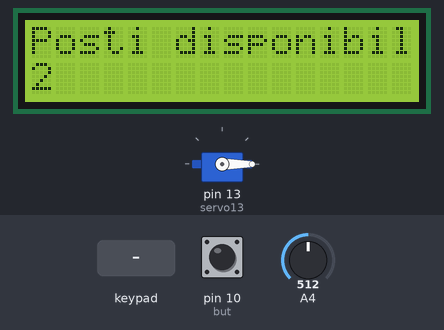
Bench run of a sketch on a simulated Arduino Uno, built with avr-gcc and run on an emulated ATmega328P. Shown: 16×2 character LCD, servo. Inputs (shaded band) come from the test bench; at power-on: pin 10 (but) LOW, A4 = 512.

Above: at 1.2 s.
1.3 s: key '#' pressed
At 3.1 s:
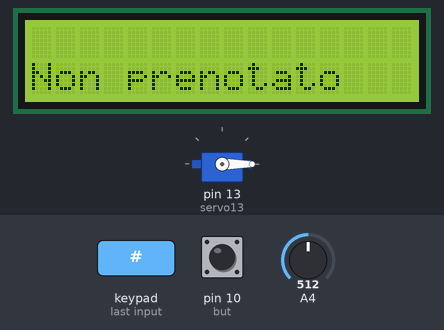
4.3 s: keypad keys 5 4 3 2 * pressed 0.4 s apart
At 7.5 s:
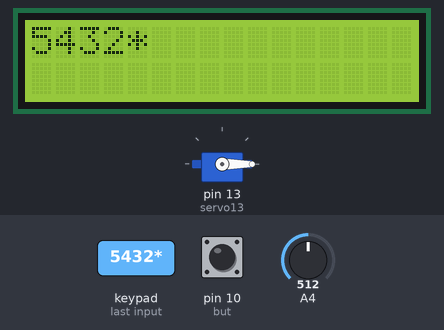
8.0 s: keypad keys 5 4 3 2 # pressed 0.4 s apart
At 11.5 s:
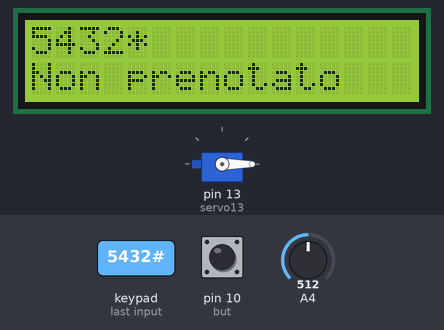
13.0 s: key 'A' pressed
At 14.9 s:
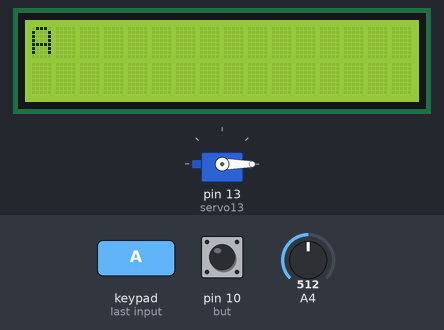
15.3 s: key 'B' pressed
At 15.9 s:
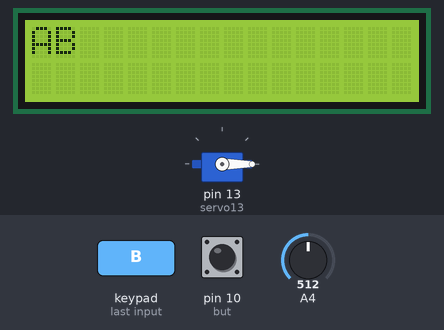
16.8 s: keypad keys 9 8 7 6 # pressed 0.4 s apart
At 20.6 s:
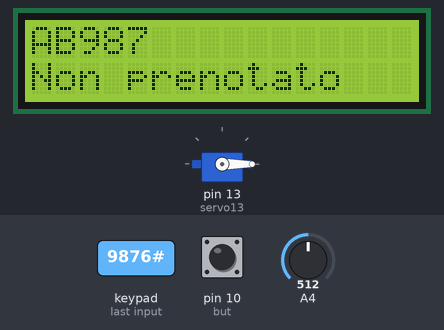
Timing chart, 0 to 22.1 s (numbered marks = the images above; inputs shaded):
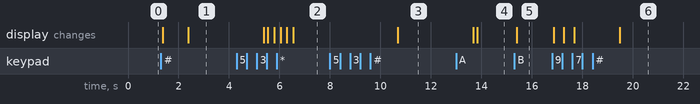

Measured:
- after the input at 1.3 s, the display: first changes after 0.08 s (image 1 shows a later state)
- after the input at 4.3 s, the display: first differs from a run without the input after 1.2 s (image 2 shows a later state)
- after the input at 8.0 s, the display: changes after 2.7 s (image 3)
- after the input at 13.0 s, the display: first differs from a run without the input after 0.83 s (image 4)
- after the input at 15.3 s, the display: changes after 0.10 s (image 5)
- after the input at 16.8 s, the display: first changes after 0.06 s (image 6 shows a later state)

The sketch:

progetto_1.ino
```cpp
#include <LiquidCrystal.h>
#include <Servo.h>
#include <Keypad.h>

const int but=10; // pin del bottone
int pos = 0; // posizione iniziale del servo
// variabili utilizzate nelle funzioni di controllo e inserimento
// usate principalmente per i cicli for
int i=0;
int t, y, s;
// variabili booleane utilizzate nelle funzioni di controllo
// e inserimento
bool prova;
bool control;
bool ctrl;
bool pieno;
// variabili per l'inizializzazione del sensore di temperatura
// e il controllo della temperatura
int val_adc= 0;
float temp;
float tempStudente;
Servo servo13; // variabile per il microservo
int posti= 2; // posti totali disponibili nell'aula
LiquidCrystal lcd(12, 11, A0, A1, A2, A3);
// inizializzazione del tastierino numerico 4x4
byte colonnePin[4]= {5, 4, 3, 2};
byte righePin[4]= {9, 8, 7, 6};
char Keys[4][4] =
{
  {'1', '2', '3', 'A'},
  {'4', '5', '6', 'B'},
  {'7', '8', '9', 'C'},
  {'*', '0', '#', 'D'}
};
Keypad keyp = Keypad(makeKeymap(Keys), righePin, colonnePin, 4, 4);

char key;
char keyInserita[5]; // array dei numeri inseriti da input dagli
					 // studenti che tentano di accedere in aula
char inAula [30][5]; // matrice delle matricole degli studenti
					 // che sono dentro l'aula
char matrPrenotati [5][5]= // matrice (già nota) delle matricole
{						   // degli studenti già prenotati
{'1','2','3','4'},
{'5','6','7','8'},
{'9','0','1','2'},
{'3','4','5','6'},
{'7','8','9','0'}
};


void setup() {
  pinMode(but,INPUT);
  Serial.begin(9600);
  lcd.begin(16, 2);
  lcd.print("Posti disponibili:");
  servo13.attach(13);
  servo13.write(pos);
  lcd.setCursor(0, 1);
  lcd.print(posti);
}

void loop() {

int ON=digitalRead(but); // variabile che determina lo stato
  						 // del bottone (acceso, spento)
// se i posti sono esauriti, tutte le funzioni sono bloccate
// e non è possibile digitare nulla sul tastierino
if (posti==0){
  if (pieno == true) {
    servo13.write(pos);
    lcd.clear();
    lcd.print("Aula piena!");
    pieno=false;
    delay(1000);
  }
  // se si preme il bottone quando l'aula è piena, si procederà
  // a svuotare l'aula dagli studenti e quindi il numero dei posti
  // verrà resettato al suo massimo, ovvero 30
  if (ON==1){
    delay(100);
    posti=30;
    for(t=0;t<30;t++){
      for(i=0;i<5;i++){
        inAula[t][i]='\0';
      }
    }
    visualizzaPosti();
  }
  // tutto ciò che avviene in questo else può accadere solo nel
  // caso in cui ci sia ALMENO un posto disponibile in aula
  } else {
  key = keyp.getKey();
  delay(50);
  // quando si inizia a premere un pulsante, si entra in questa
  // funzione, che salverà ogni numero premuto nell' array
  // keyInserita (nota bene, visto che le matricole sono composte
  // da 4 cifre non è possibile digitare più di 5 numeri)
  if (key != NO_KEY && i<5) {
    if (i == 0) {
      lcd.clear();
    }
    keyInserita[i]=key;
    i++;
    if (key != '#') {
      lcd.print(key);
    }
  }
  // il pulsante # funge da invio e dà inizio a tutte le funzioni
  // di controllo (il funzionamento di queste funzioni sarà
  // descritto dopo il loop)
  if (key == '#') {
      ctrl= controlloMatricola(keyInserita);
      prova= true;
      tempStudente= controlloTemperatura();
      control= controlloInAula();
  }
  // se tutti i controlli vanno a buon fine: la porta si apre,
  // la matricola dello studente che è appena entrato viene
  // inserita nella matrice inAula e il numero di posti disponib.
  // dell'aula viene decrementato
  if (ctrl==true && tempStudente < 37 && control== false) {
    servo13.write(90);
    lcd.setCursor(0, 1);
    lcd.print("Ingresso OK");
    inserimentoMatricola();
    posti--;
    aulaPiena();
    delay(5000);
    visualizzaPosti();
  } else if(ctrl==false && prova == true) {
    // se lo studente non si è prenotato (ctrl==false) ma tutti
    // gli studenti prenotati sono già dentro l'aula, allora
    // può comunque effettuare l'ingresso, ripetendo gli stessi
    // passi spiegati sopra
    if(inAula[4][0]!= '\0'){
      servo13.write(90);
      lcd.setCursor(0, 1);
      lcd.print("Ingresso OK");
      inserimentoMatricola();
      posti--;
      aulaPiena();
      delay(5000);
      visualizzaPosti();
    } else {
    // se non tutti i prenotati sono dentro l'aula, allora lo
    // studente la cui matricola non risulta nella matrice dei
    // prenotati non potrà entrare e sarà costretto ad aspettare
    lcd.setCursor(0, 1);
    lcd.print("Non prenotato");
    delay(3000);
    visualizzaPosti();
      }
  } else if (tempStudente > 37) {
    // se la temperatura dello studente supera la soglia massima,
    // nessun studente, prenotato o no, può accedere in aula
    lcd.setCursor(0, 1);
    lcd.print("Temp alta");
    delay(3000);
    visualizzaPosti();
  }
  // il pulsante C consente, nel caso di errori di digitazione,
  // a cancellare tutti i numeri digitati e ripetere l'operazione
  if (key == 'C') {
    i=0;
    lcd.clear();
  }
 }
}

// questa è la funzione di default che viene invocata subito dopo
// qualsiasi operazione (sia in caso di successo che di fallimento)
// consisente semplicemente nel resettare tutte le variabili
// utilizzate nel loop() e visualizzare quanti posti rimangono
void visualizzaPosti() {
  i=0;
  prova=false;
  ctrl=false;
  tempStudente= 0;
  servo13.write(pos);
  lcd.clear();
  lcd.print("Posti disponibili:");
  lcd.setCursor(0, 1);
  lcd.print(posti);
}

float controlloTemperatura() {
   val_adc = analogRead(A4);
   temp = ((val_adc * 0.00488) - 0.5) / 0.01;
   return temp;
}

// questa funzione ha lo scopo di verificare se la matricola
// digitata è già entrata in aula o no; questo perchè sappiamo
// che la matricola è univoca, motivo per cui non è possibile
// utilizzare due o più volte una stessa matricola per poter
// accedere in aula
bool controlloInAula() {
int var=0;
  for(t=0; t<30; t++) {
    for (y=0; y<5; y++) {
    	if (keyInserita[y] == inAula[t][y]) {
      		var++;
        }else {
        	var=0;
            break;
        }if(var==4) break;
    }if(var==4) break;
  }
  if (var==4) {
    lcd.setCursor(0, 1);
    lcd.write("Gia' dentro");
    delay(5000);
    visualizzaPosti();
    return true;
  }
  else {
    return false;
  }
}

// questa funzione inserisce la matricola degli studenti che
// effettuano l'ingresso in aula nella matrice inAula, così
// da avere una lista completa di tutti gli studenti attualmente
// presenti all'interno dell'aula
void inserimentoMatricola() {
int conta=0;
  for (t=0; t<30; t++) {
    if (inAula[t][0] == '\0') {
    	for (y=0; y<5; y++) {
            if (conta==4) break;
        	inAula[t][y]= keyInserita[y];
            conta++;
      	}
      if (conta==4) break;
    }
  }
}

// questa funzione controlla se la matricola inserita dallo
// studente risulta tra i prenotati o no
bool controlloMatricola(char* mat){
	delay(1000);
	int x=0;
    int j;
	for(j=0;j<5;j++){
		for(s=0; s<4; s++){
			if(mat[s]== matrPrenotati[j][s]){
				x++;
				if(x==4) break;
			}else break;
		if(x==4)break;
		}
	}
	if(x==4) return true;
	else return false;
}

void aulaPiena() {
  if(posti==0) {
    pieno=true;
  }
}
```
